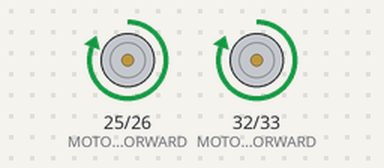
A sketch run on a simulated ESP32. Parts: motor-driver pin pairs drawn as motors (green arrow = first pin HIGH = forward, orange = second pin HIGH = backward, longer = more drive).

Above: at 0.7 s.
At 2.2 s:
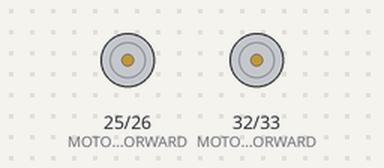
At 6.0 s:
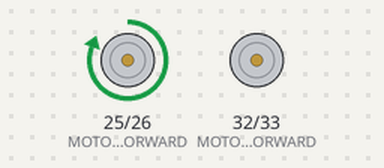
At 8.0 s:
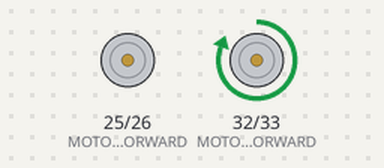
Timing chart, 0 to 12.4 s (numbered marks = the images above):
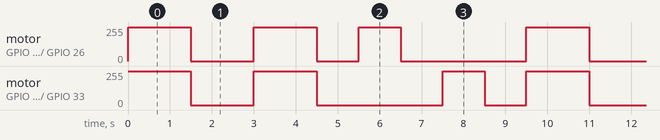

Measured:
- by itself, motor on GPIO 25 (MOTOR_B_FORWARD) / GPIO 26 (MOTOR_B_BACKWARD): repeats every 9.5 s: stopped 1.5 s, forward 255/255 1.5 s, stopped 1.0 s, forward 255/255 1.0 s, stopped 3.0 s, forward 255/255 1.5 s
- by itself, motor on GPIO 32 (MOTOR_A_FORWARD) / GPIO 33 (MOTOR_A_BACKWARD): repeats every 9.5 s: stopped 1.5 s, forward 255/255 1.5 s, stopped 3.0 s, forward 255/255 1.0 s, stopped 1.0 s, forward 255/255 1.5 s

The sketch:

Bargamento__Niel_Angelo_C.ino
```cpp
// Define motor control pins

#define MOTOR_A_FORWARD  32  // Motor A forward pin

#define MOTOR_A_BACKWARD 33  // Motor A backward pin

#define MOTOR_B_FORWARD  25  // Motor B forward pin

#define MOTOR_B_BACKWARD 26  // Motor B backward pin


void setup() {

  // Set motor control pins as outputs

  pinMode(MOTOR_A_FORWARD, OUTPUT);

  pinMode(MOTOR_A_BACKWARD, OUTPUT);

  pinMode(MOTOR_B_FORWARD, OUTPUT);

  pinMode(MOTOR_B_BACKWARD, OUTPUT);

}


void loop() {

  // Move forward

  moveForward();

  delay(1500); // Move forward for 1.5 seconds


  // Stop

  stopMotors();

  delay(1500); // Stop for 1.5 seconds


  // Move forward again

  moveForward();

  delay(1500); // Move forward for 1.5 seconds


  // Stop

  stopMotors();

  delay(1000); // Stop for 1 second


  // Turn left

  turnLeft();

  delay(1000); // Turn left for 1 second


  // Stop

  stopMotors();

  delay(1000); // Stop for 1 second


  // Turn right

  turnRight();

  delay(1000); // Turn right for 1 second


  // Stop

  stopMotors();

  delay(1000); // Stop for 1 second

}


void moveForward() {

  digitalWrite(MOTOR_A_FORWARD, HIGH);

  digitalWrite(MOTOR_A_BACKWARD, LOW);

  digitalWrite(MOTOR_B_FORWARD, HIGH);

  digitalWrite(MOTOR_B_BACKWARD, LOW);

}


void turnLeft() {

  digitalWrite(MOTOR_A_FORWARD, LOW);

  digitalWrite(MOTOR_A_BACKWARD, LOW);

  digitalWrite(MOTOR_B_FORWARD, HIGH);

  digitalWrite(MOTOR_B_BACKWARD, LOW);

}


void turnRight() {

  digitalWrite(MOTOR_A_FORWARD, HIGH);

  digitalWrite(MOTOR_A_BACKWARD, LOW);

  digitalWrite(MOTOR_B_FORWARD, LOW);

  digitalWrite(MOTOR_B_BACKWARD, LOW);

}


void stopMotors() {

  digitalWrite(MOTOR_A_FORWARD, LOW);

  digitalWrite(MOTOR_A_BACKWARD, LOW);

  digitalWrite(MOTOR_B_FORWARD, LOW);

  digitalWrite(MOTOR_B_BACKWARD, LOW);

}
```
